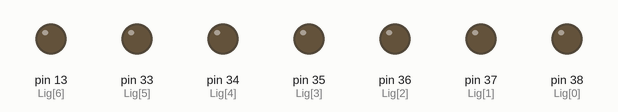
A sketch run on a simulated Arduino Mega 2560, built with avr-gcc and run on an emulated ATmega2560. Shown: output pins drawn as LEDs (lit = HIGH). Pins used as bus, display or sensor lines are not drawn.

Above: at 0.02 s.
At 0.32 s:
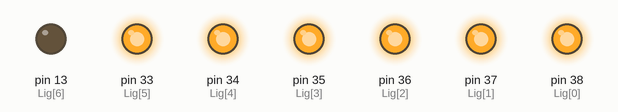
At 0.72 s:
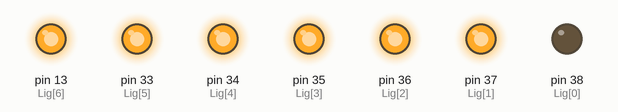
At 1.47 s:
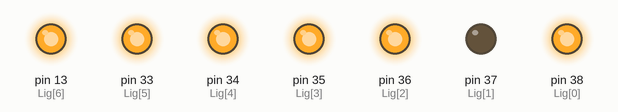
At 2.27 s:
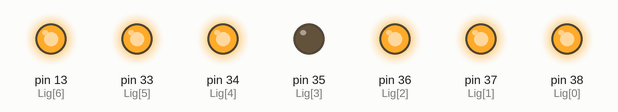
At 2.92 s:
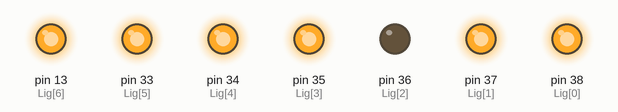
Timing chart, 0 to 3.2 s (numbered marks = the images above):
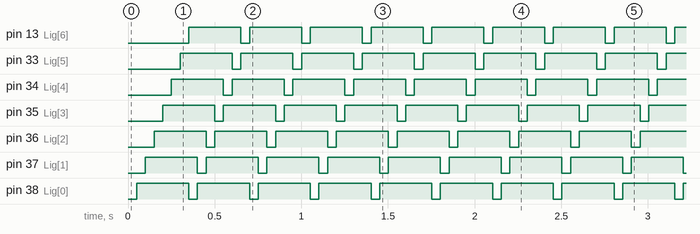

The sketch:

afficheur.ino
```cpp
#define NB_COL  5
#define NB_LIG  7

int Col[] = {10,9,8,6,5};  // Numéro des broches connectées aux colonnes de l'afficheur
int Lig[] = {38,37,36,35,34,33,13};  // Numéro des broches connectées aux lignes de l'affficheur

int Motif1[] =   { 1,0,0,0,1,   // Définition d'une matrice binaire représentant le caractère
                   0,1,0,1,0,   // à afficher
                   0,0,1,0,0,
                   0,1,0,1,0,
                   1,0,0,0,1,
                   0,0,0,0,0,
                   0,1,1,1,0};

void setup()
{
 int i;

  // ************ Initialisation des ports de commande de l'afficheur en sortie ************
for (i=0;i<NB_COL;i++)
    pinMode(Col[i], OUTPUT);

  for (i=0;i<NB_LIG;i++)
    pinMode(Lig[i], OUTPUT);
}


// Cet exemple permet d'illuminer la matrice de LED avec un motif prédéfini
// Le principe est d'allumer les LEDs les unes après les autres. La persistence rétinienne fait le reste
// Le symbole TEMP permet de visualiser le procédé (le mettre à 0 pour l'affichage final

#define TEMP  10

void loop()
{
  int i,j;

  for (i=0;i<NB_LIG;i++)
    {
    digitalWrite(Lig[i],LOW);  // Activation de la ligne i (les autres sont éteintes
    for(j=0;j<NB_COL;j++)
      {
      digitalWrite(Col[j],Motif1[i*NB_COL+j]);  // Selon le code défini par le motif allumage de la led
      delay(TEMP);
      digitalWrite(Col[j],LOW);                // de la colonne j puis extinction
      }
    digitalWrite(Lig[i],HIGH); // désactivation de la ligne i avant passage à la ligne suivante
    }
}
```

Measured:
- by itself, pin 13 (Lig[6]), pin 33 (Lig[5]), pin 34 (Lig[4]), pin 35 (Lig[3]), pin 36 (Lig[2]), pin 37 (Lig[1]), pin 38 (Lig[0]): alternates HIGH for 0.30 s and LOW for 0.05 s
